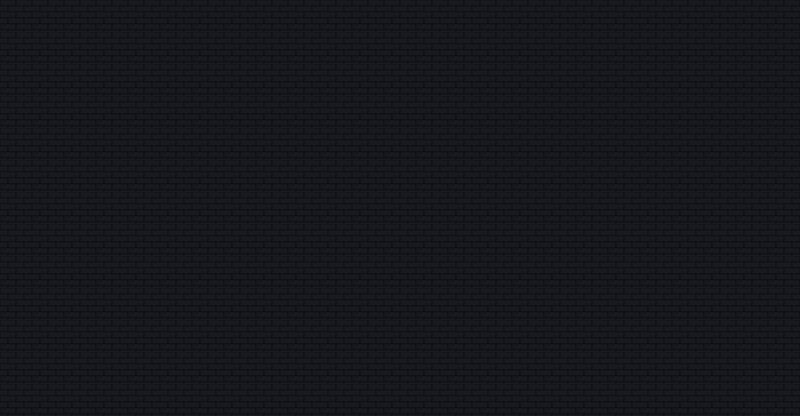

The image is a tile-based game level rendered from a .tmx file. Its description and source (layers, tilesets, objects; grid data summarised) follow:
An orthogonal 25x13 tile map with 32x32 px tiles, 1 tile layer (background), 13 tilesets and 33 objects (27x NotAnimatedObject, 6x AnimatedObject).

<map version="1.10" tiledversion="1.11.2" orientation="orthogonal" renderorder="right-down" width="25" height="13" tilewidth="32" tileheight="32" infinite="0" nextlayerid="16" nextobjectid="81">
 <editorsettings>
  <export target="room1.json" format="json" />
 </editorsettings>
 <tileset firstgid="1" source="../tilesets/background.tsx" />
 <tileset firstgid="141" source="../tilesets/wall.tsx" />
 <tileset firstgid="144" source="../tilesets/structure.tsx" />
 <tileset firstgid="146" source="../tilesets/entranceDoor.tsx" />
 <tileset firstgid="147" source="../tilesets/bat.tsx" />
 <tileset firstgid="148" source="../tilesets/rocks.tsx" />
 <tileset firstgid="152" source="../tilesets/crystals.tsx" />
 <tileset firstgid="160" source="../tilesets/switchRoomDoor.tsx" />
 <tileset firstgid="162" source="../tilesets/entrance.tsx" />
 <tileset firstgid="165" source="../tilesets/floor.tsx" />
 <tileset firstgid="166" source="../tilesets/top_wall.tsx" />
 <tileset firstgid="167" source="../tilesets/side_wall.tsx" />
 <tileset firstgid="168" source="../tilesets/bottom_wall.tsx" />
 <layer id="1" name="background" width="25" height="13">
  <data>[325 cells, 325 non-empty, 1 distinct tile ids]</data>
 </layer>
 <objectgroup id="2" name="objects">
  <object id="17" name="rock17" type="NotAnimatedObject" gid="148" x="64" y="128" width="58" height="29" />
  <object id="18" name="rock16" type="NotAnimatedObject" gid="148" x="433" y="368" width="58" height="29" />
  <object id="20" name="rock15" type="NotAnimatedObject" gid="148" x="640" y="256" width="58" height="29" />
  <object id="21" name="rock14" type="NotAnimatedObject" gid="148" x="349" y="207" width="58" height="29" />
  <object id="23" name="rock13" type="NotAnimatedObject" gid="150" x="64" y="346" width="26" height="20" />
  <object id="24" name="rock12" type="NotAnimatedObject" gid="150" x="684" y="340" width="26" height="20" />
  <object id="25" name="rock11" type="NotAnimatedObject" gid="150" x="608" y="300" width="20" height="20" />
  <object id="26" name="rock10" type="NotAnimatedObject" gid="150" x="418" y="139" width="26" height="20" />
  <object id="27" name="rock9" type="NotAnimatedObject" gid="150" x="385" y="331" width="26" height="20" />
  <object id="28" name="rock8" type="NotAnimatedObject" gid="150" x="258" y="358" width="26" height="20" />
  <object id="29" name="rock7" type="NotAnimatedObject" gid="150" x="101" y="264" width="26" height="20" />
  <object id="31" name="rock6" type="NotAnimatedObject" gid="151" x="299" y="145" width="32" height="28" />
  <object id="32" name="rock5" type="NotAnimatedObject" gid="151" x="192" y="256" width="32" height="28" />
  <object id="33" name="rock4" type="NotAnimatedObject" gid="151" x="34" y="192" width="32" height="28" />
  <object id="35" name="rock3" type="NotAnimatedObject" gid="151" x="467" y="305" width="32" height="28" />
  <object id="43" name="crystal9" type="NotAnimatedObject" gid="157" x="355" y="269" width="20" height="20" />
  <object id="44" name="crystal8" type="NotAnimatedObject" gid="157" x="128" y="330" width="20" height="20" />
  <object id="45" name="crystal7" type="NotAnimatedObject" gid="158" x="600" y="200" width="26" height="26" />
  <object id="46" name="crystal6" type="NotAnimatedObject" gid="158" x="193" y="146" width="26" height="26" />
  <object id="49" name="crystal5" type="NotAnimatedObject" gid="159" x="500" y="239" width="28" height="28" />
  <object id="65" name="bat" type="NotAnimatedObject" gid="147" x="690" y="377" width="32" height="27" />
  <object id="69" name="crystal4" type="NotAnimatedObject" gid="159" x="600" y="370" width="28" height="28" />
  <object id="70" name="crystal3" type="NotAnimatedObject" gid="154" x="38" y="281" width="33" height="47" />
  <object id="71" name="crystal2" type="NotAnimatedObject" gid="156" x="248" y="202" width="48" height="42" />
  <object id="72" name="crystal1" type="NotAnimatedObject" gid="155" x="264" y="314" width="52" height="44" />
  <object id="73" name="rock2" type="NotAnimatedObject" gid="149" x="108" y="167" width="23" height="14" />
  <object id="74" name="rock1" type="NotAnimatedObject" gid="149" x="164" y="205" width="23" height="14" />
  <object id="75" name="structure" type="AnimatedObject" gid="145" x="480" y="129" width="256" height="128">
   <properties>
    <property name="collidable" type="bool" value="true" />
    <property name="door" type="object" value="76" />
   </properties>
  </object>
  <object id="76" name="switchRoomDoor" type="AnimatedObject" gid="161" x="576" y="129" width="64" height="64">
   <properties>
    <property name="animating" type="bool" value="false" />
    <property name="collidable" type="bool" value="true" />
    <property name="interactable" type="bool" value="true" />
    <property name="isOpen" type="bool" value="false" />
    <property name="type" value="door" />
   </properties>
  </object>
  <object id="77" name="topWall" type="AnimatedObject" gid="166" x="0" y="64" width="800" height="64">
   <properties>
    <property name="collidable" type="bool" value="true" />
   </properties>
  </object>
  <object id="78" name="leftSideWall" type="AnimatedObject" gid="167" x="0" y="384" width="32" height="320">
   <properties>
    <property name="collidable" type="bool" value="true" />
   </properties>
  </object>
  <object id="79" name="bottomWall" type="AnimatedObject" gid="168" x="0" y="416" width="800" height="32">
   <properties>
    <property name="collidable" type="bool" value="true" />
   </properties>
  </object>
  <object id="80" name="rightSideWall" type="AnimatedObject" gid="167" x="768" y="384" width="32" height="320">
   <properties>
    <property name="collidable" type="bool" value="true" />
   </properties>
  </object>
 </objectgroup>
</map>
